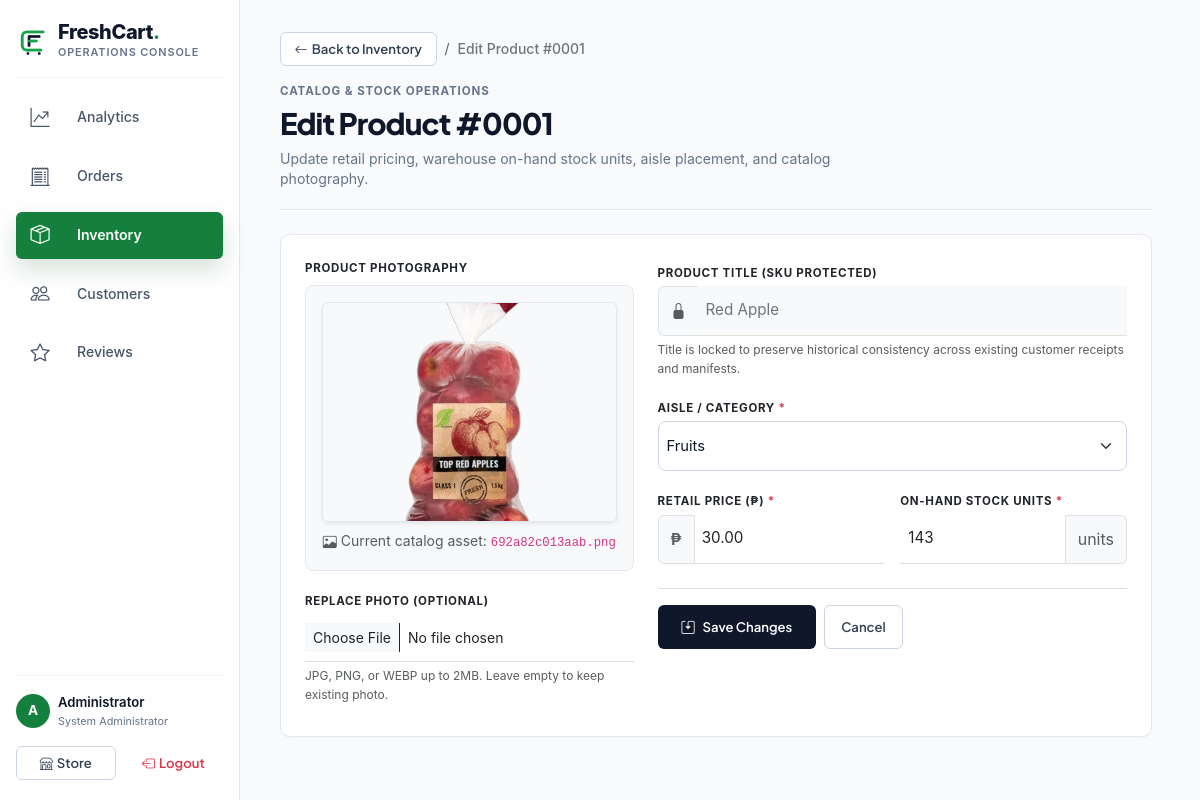
Before: /admin/product_edit.php?id=1 (signed in) with the older database file.
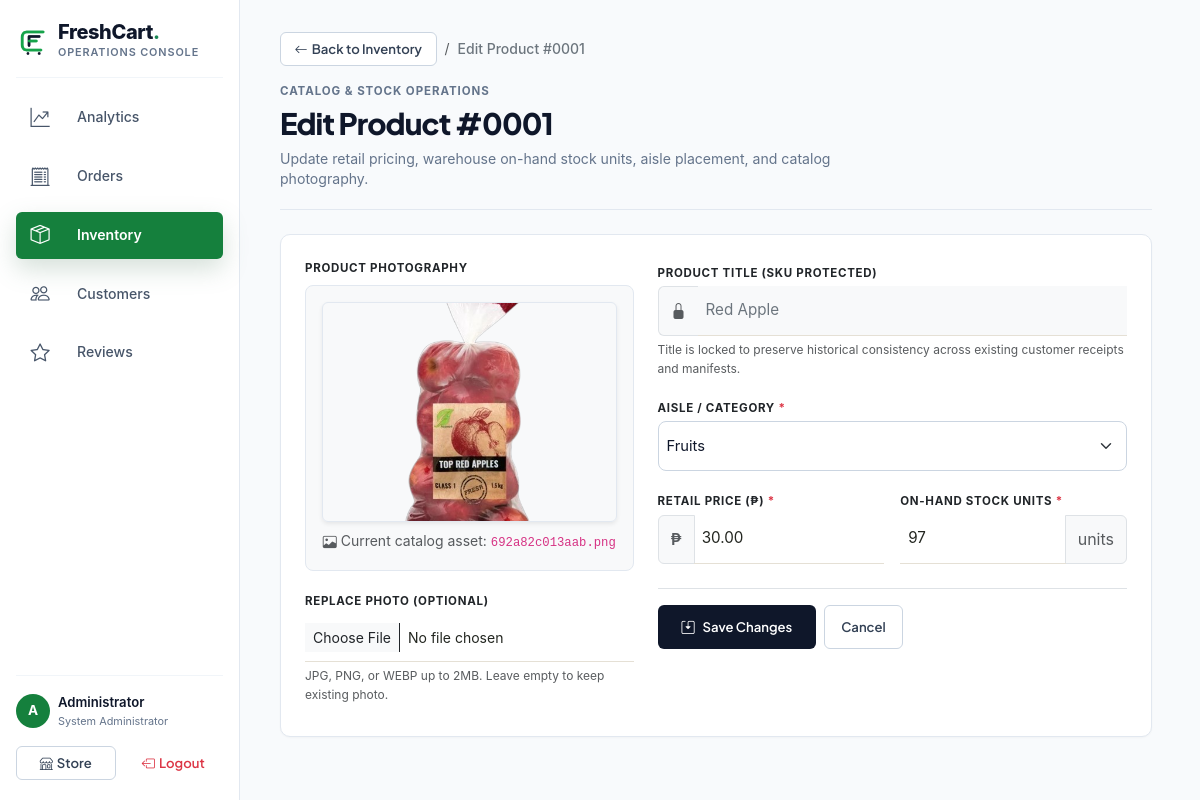
After: the same page with the newer database file.
### tables this page shows
CREATE TABLE `products` (
  `id` int(11) NOT NULL AUTO_INCREMENT,
  `name` varchar(100) NOT NULL,
  `price` decimal(10,2) NOT NULL,
  `image` varchar(255) DEFAULT 'default.jpg',
  `stock_qty` int(11) DEFAULT 0,
  `image_url` varchar(255) DEFAULT NULL,
  `category` varchar(50) DEFAULT NULL,
  PRIMARY KEY (`id`),
  KEY `idx_products_category` (`category`)
);

### admin/product_edit.php (the view, shortened to what the changed rows need)
<?php
require_once __DIR__ . '/../config/db.php';
$id = isset($_GET['id']) ? (int)$_GET['id'] : 0;
$stmt = $pdo->prepare("SELECT * FROM products WHERE id = ?");
$stmt->execute([$id]);
$product = $stmt->fetch(PDO::FETCH_ASSOC);
$categories = $pdo->query("SELECT DISTINCT category FROM products WHERE category IS NOT NULL AND category != '' ORDER BY category ASC")->fetchAll(PDO::FETCH_COLUMN);
?>
<!DOCTYPE html>
<html lang="en">
<head>
    <link href="https://cdn.jsdelivr.net/npm/bootstrap@5.3.0/dist/css/bootstrap.min.css" rel="stylesheet">
    <link rel="stylesheet" href="https://cdn.jsdelivr.net/npm/bootstrap-icons@1.11.0/font/bootstrap-icons.css">
    <link rel="stylesheet" href="../assets/css/style.css?v=<?= time(); ?>">
</head>
<body class="admin-body">
    <div class="admin-wrapper">
        <main class="admin-main" id="mainContent" role="main">
            <div class="admin-view-header mb-4">
                <div class="admin-view-header-main">
                    <div class="admin-view-heading-group">
                        <h1 class="admin-view-title mb-1">Edit Product #<?= str_pad($id, 4, '0', STR_PAD_LEFT) ?></h1>
                    </div>
                </div>
            </div>
            <div class="admin-card p-4">
                <form method="POST" enctype="multipart/form-data" id="editProductForm">
                    <div class="row g-4">
                        <div class="col-lg-5">
                            <div class="d-flex flex-column h-100">
                                <div class="border rounded-3 p-3 text-center bg-light mb-3 position-relative" style="border-color: #e2e8f0 !important;">
                                    <img src="../assets/images/<?= htmlspecialchars($product['image'] ?: 'default.jpg') ?>" id="currentPreviewImage" alt="<?= htmlspecialchars($product['name']) ?>" class="img-fluid rounded-2 shadow-sm" style="width: 100%; max-height: 220px; object-fit: cover; border: 1px solid #e2e8f0;">
                                    <div class="mt-2 text-muted small d-flex align-items-center justify-content-center gap-1" id="previewBadge">
                                        <i class="bi bi-image text-muted"></i>
                                        <span>Current catalog asset: <code><?= htmlspecialchars($product['image'] ?: 'default.jpg') ?></code></span>
                                    </div>
                                </div>
                            </div>
                        </div>
                        <div class="col-lg-7">
                            <div class="mb-3">
                                <div class="input-group">
                                    <span class="input-group-text bg-light text-muted border-end-0">
                                        <i class="bi bi-lock-fill"></i>
                                    </span>
                                    <input type="text" class="form-control bg-light text-secondary border-start-0" value="<?= htmlspecialchars($product['name']) ?>" readonly style="font-size: 0.95rem; min-height: 44px;" aria-label="Product title">
                                </div>
                            </div>
                            <div class="mb-3">
                                <label for="editCategory" class="form-label text-dark fw-bold small text-uppercase mb-1" style="font-size: 0.72rem; letter-spacing: 0.06em;">
                                    Aisle / Category <span class="text-danger">*</span>
                                </label>
                                <select id="editCategory" name="category" class="form-select" required style="font-size: 0.92rem; min-height: 44px;">
                                    <?php foreach ($categories as $cat): ?>
                                        <option value="<?= htmlspecialchars($cat) ?>" <?= ($product['category'] === $cat) ? 'selected' : '' ?>>
                                            <?= htmlspecialchars($cat) ?>
                                        </option>
                                    <?php endforeach; ?>
                                </select>
                            </div>
                            <div class="row g-3 mb-4">
                                <div class="col-sm-6">
                                    <div class="input-group">
                                        <span class="input-group-text bg-light text-muted fw-semibold">₱</span>
                                        <input type="number" id="editPrice" step="0.01" min="0" name="price" class="form-control" value="<?= htmlspecialchars($product['price']) ?>" required style="font-size: 0.95rem; min-height: 44px;">
                                    </div>
                                </div>
                                <div class="col-sm-6">
                                    <div class="input-group">
                                        <input type="number" id="editStock" min="0" name="stock_qty" class="form-control" value="<?= (int)$product['stock_qty'] ?>" required style="font-size: 0.95rem; min-height: 44px;">
                                        <span class="input-group-text bg-light text-muted small">units</span>
                                    </div>
                                </div>
                            </div>
                        </div>
                    </div>
                </form>
            </div>
        </main>
    </div>
</body>
</html>

Changed rows visible on the page:
changed products "692a82c013aab.png": stock_qty "143" → "97"
